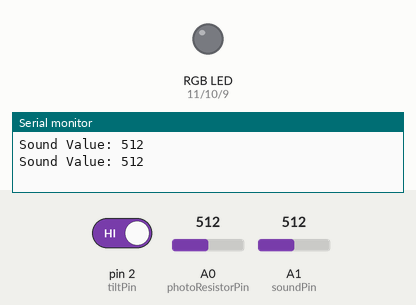
A sketch run on a simulated Arduino Uno, built with avr-gcc and run on an emulated ATmega328P. Shown: an RGB LED mixed from three pins (HIGH = lit), the last lines printed to the serial monitor. Dashed ring = blinking. The inputs (shaded band) are chosen by the test bench; at power-on: A1 (soundPin) = 512, A0 (photoResistorPin) = 512, pin 2 (tiltPin) HIGH.

Above: at 7.0 s.
7.1 s: A1 (soundPin) set to 65
At 11.3 s:
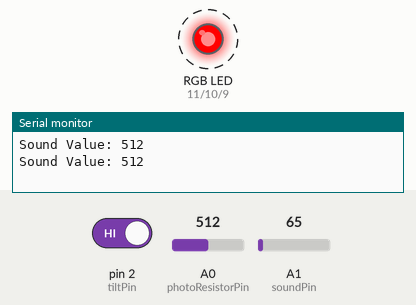
18.9 s: A0 (photoResistorPin) set to 490
31.1 s: A1 (soundPin) set to 80
At 31.62 s:
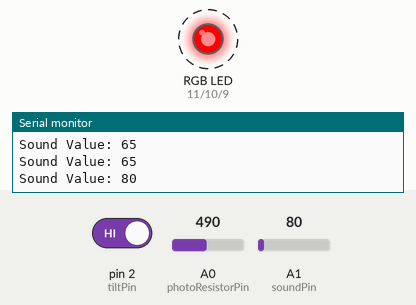
38.0 s: A0 (photoResistorPin) set to 513
44.9 s: A1 (soundPin) set to 0
51.8 s: A1 (soundPin) set to 85
At 63.0 s:
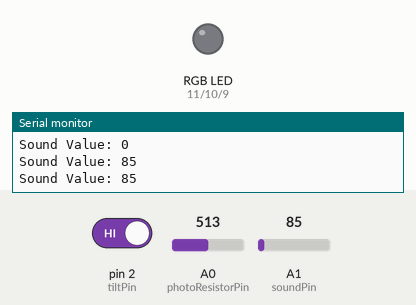
Timing chart, 0 to 63.8 s (numbered marks = the images above; inputs shaded):
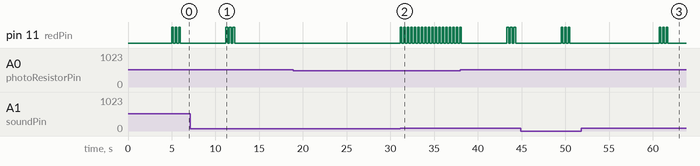

Measured:
- the behaviour switches between 75 and 76 on A1 (soundPin) (found by bisection; images 1 and 2)
- after the input at 7.1 s, pin 11 (redPin): goes on until 12.2 s, then stays LOW
- after the input at 31.1 s, pin 11 (redPin): alternates HIGH for 0.20 s and LOW for 0.20 s, starting at once
- after the input at 51.8 s, pin 11 (redPin): alternates HIGH for 0.20 s and LOW for 0.20 s, 6 changes in all, then stays LOW, starting after 8.9 s

The sketch:

lightcone1_ww_otouch.ino
```cpp
// LIGHT CONE 1.0

// Interactions and feedbacks:
// - When stay there without interactions, LED on, white light
// - If invert it (tilt sensor), LED off
// - If light it (Photoresistor), when sense light value > 500, the LED turns off for 5 seconds
// - If sound value > 75, LED blinks 3 times

// Pin
const int tiltPin = 2;           // Tilt sensor digital pin
const int photoResistorPin = A0; // Photoresistor analog pin
const int soundPin = A1;         // Sound sensor analog pin
const int redPin = 11;           // RGB LED red channel
const int greenPin = 10;         // RGB LED green channel
const int bluePin = 9;           // RGB LED blue channel

// Variables
const int soundThreshold = 75;  // Sound value threshold
unsigned long lastBlinkTime = 0; // Time of the last blink to avoid rapid re-triggering
const int debounceDelay = 300;  // Debounce delay for consecutive sound events

void setup() {
  pinMode(tiltPin, INPUT);
  pinMode(redPin, OUTPUT);
  pinMode(greenPin, OUTPUT);
  pinMode(bluePin, OUTPUT);

  Serial.begin(9600); // For debugging
}

void loop() {
  // Read sensors
  int tiltState = digitalRead(tiltPin);
  int lightValue = analogRead(photoResistorPin);
  int soundValue = analogRead(soundPin);

  // Debugging: Print sound sensor value to Serial Monitor
  Serial.print("Sound Value: ");
  Serial.println(soundValue);

  // Default state: LED on, white light
  if (tiltState == LOW && lightValue <= 500) {
    setLED(255, 255, 255); // White light
  }

  // Interaction: Tilt sensor (invert it)
  if (tiltState == HIGH) {
    setLED(0, 0, 0); // LED off
  }

  // Interaction: Light the sensor
  if (lightValue > 500) {
    setLED(0, 0, 0); // Turn off the LED
    delay(5000);     // Wait for 5 seconds
    setLED(255, 255, 255); // Turn LED back to white
  }

  // Interaction: Sound sensor
  if (soundValue > soundThreshold) {
    unsigned long currentTime = millis();
    if (currentTime - lastBlinkTime > debounceDelay) {
      blinkLED(255, 0, 0, 3, 200); // Blink red 3 times
      lastBlinkTime = currentTime; // Update last blink time
    }
  }
}

// Helper Function: Set RGB LED color
void setLED(int red, int green, int blue) {
  analogWrite(redPin, red);
  analogWrite(greenPin, green);
  analogWrite(bluePin, blue);
}

// Helper Function: Blink LED
void blinkLED(int red, int green, int blue, int times, int delayTime) {
  for (int i = 0; i < times; i++) {
    setLED(red, green, blue);
    delay(delayTime);
    setLED(0, 0, 0);
    delay(delayTime);
  }
}
```
